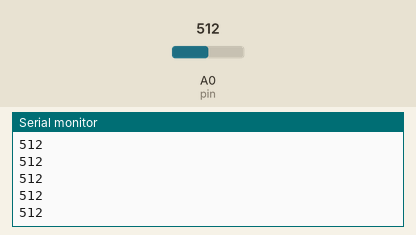
Recording of a sketch running on a simulated Arduino Uno, built with avr-gcc and run on an emulated ATmega328P. On the bench: the last lines printed to the serial monitor. The test bench sets the inputs (shaded band); at power-on: A0 (pin) = 512.

Above: at 1.2 s.
1.3 s: A0 (pin) set to 716
At 1.32 s:
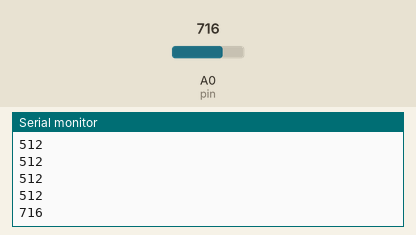
2.8 s: A0 (pin) set to 900
At 2.83 s:
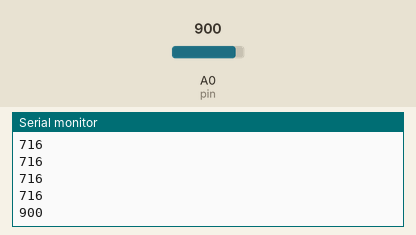
Timing chart, 0 to 5.8 s (numbered marks = the images above; inputs shaded):
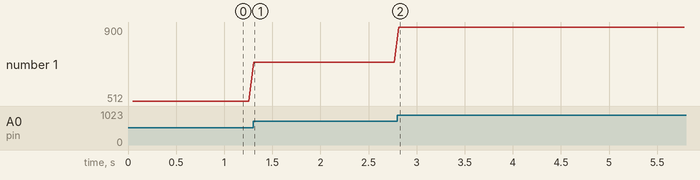

The sketch:

ptsensor_test.ino
```cpp
int pin = A0;
int reading;

void setup() {
  pinMode(pin, INPUT);
  Serial.begin(4800);
}

void loop() {
  delay(50);
  reading = analogRead(pin);
  Serial.print(reading);
  Serial.print("\n");
}
```

Measured:
- after the input at 1.3 s, the serial monitor: prints a new line at once (image 1)
- after the input at 2.8 s, the serial monitor: prints a new line at once (image 2)
- plotted number 1: 512 → 716 after the input at 1.3 s, 716 → 900 after the input at 2.8 s
